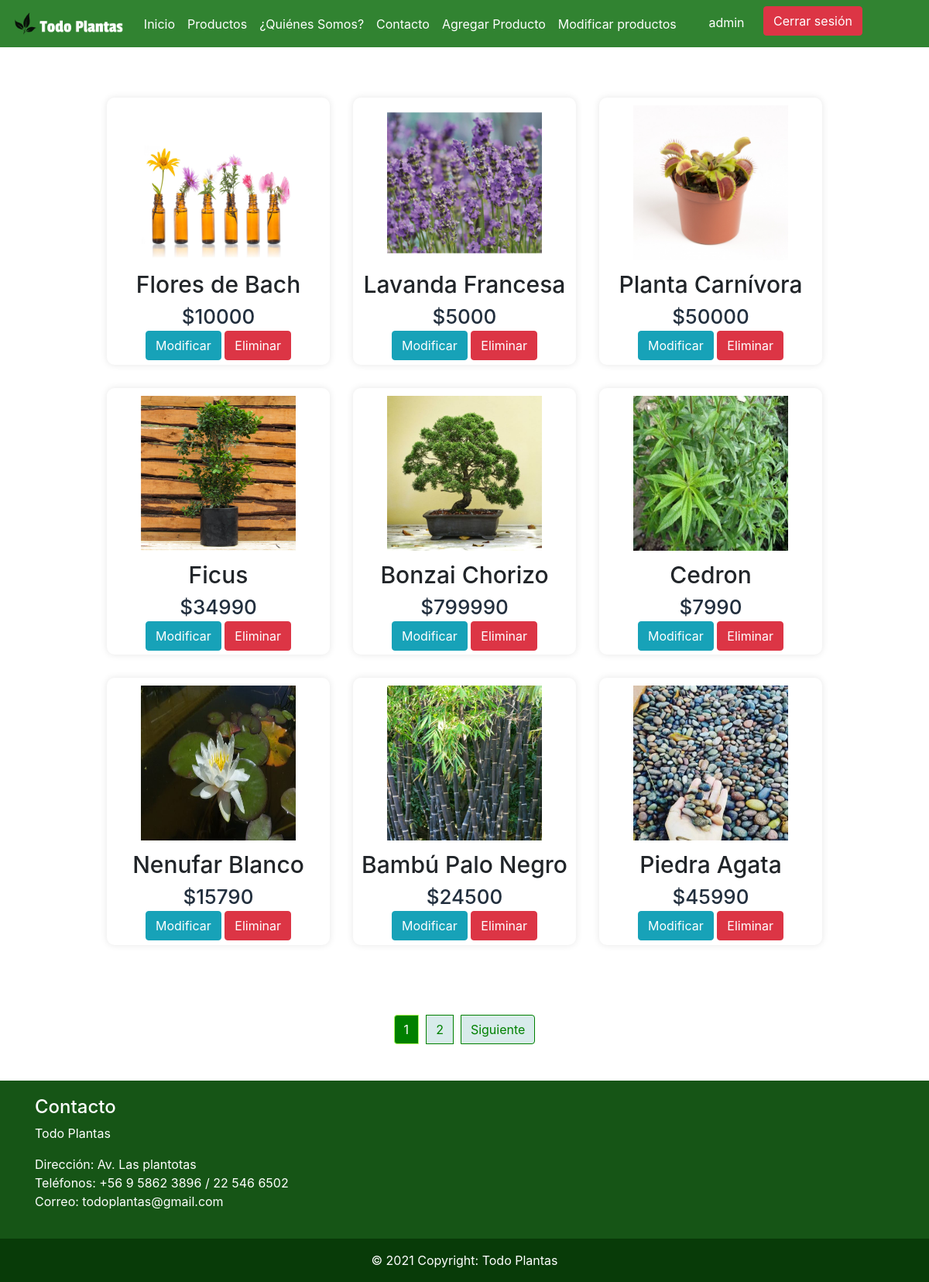
The app's page /modificar-productos/ (signed in) with its own data.
### app/models.py (models this page shows, shortened)
class Producto(models.Model):
    nombre = models.CharField(max_length=40)
    precio = models.IntegerField()
    imagen = models.ImageField(null=True, blank=True, upload_to= "productos")
    descripcion = models.CharField(max_length=60)
    tipo = models.ForeignKey(TipoProducto, on_delete=models.CASCADE)
    fecha = models.DateField()

### app/views.py (the view)
# urls.py: path('modificar-productos/', modificar, name="modificar"),
@permission_required('app.change_producto')
def modificar(request):
    productoAll = Producto.objects.all()
    page = request.GET.get('page', 1)
    try:
        paginator = Paginator(productoAll, 9)
        productoAll = paginator.page(page)
    except:
        raise Http404
    datos = {
        'listaProductos' : productoAll,
        'paginator': paginator
    }
    return render(request, 'app/modificar.html', datos)

### app/templates/app/modificar.html
{% extends 'app/base.html' %}
{% load static %}
{% block contenido %}
<div class="container-fluid cardfachera">
    <div class="row">
        <div class="gallery">
        {% for aux in listaProductos %}
        <div class="content">
        {% if aux.imagen %}
            <img src="{{aux.imagen.url}}">
          {% else %}
            <img src="{% static 'app/img/noimagen.jpg' %}">
          {% endif %}
            <h3>{{ aux.nombre }}</h3>
            <h6>${{ aux.precio }}</h6>
            <td>
                <div style="margin-bottom: 2%;">
                    {% if perms.app.change_producto %}
                    <a href="{% url 'modificar_producto' aux.id %}" class="btn btn-info">Modificar</a>
                    {% endif %}
                    {% if perms.app.delete_producto %}
                    <a onclick="confirmarEliminar({{aux.id}})" class="btn btn-danger">Eliminar</a>
                    {% endif %}
                </div>
            </td>
        </div>
        {% endfor %}
        </div>
  </div>
  <div style="margin-top: 1.7%; margin-bottom: 2.2%;">
    {% include 'app/paginator.html' %}
  </div>
</div>
{% endblock %}

### app/templates/app/base.html (shortened to what this page needs)
<!DOCTYPE html>
<html lang="en">
<head>
    {% load static %}
    <link rel="stylesheet" href="https://use.fontawesome.com/releases/v5.15.2/css/all.css" />
    <link rel="stylesheet" href="{% static 'app/css/style.css' %}">
    <link rel="stylesheet" href="https://maxcdn.bootstrapcdn.com/bootstrap/4.5.2/css/bootstrap.min.css">
    {% load pwa %}
</head>
<body>
  <nav class="navbar sticky-top navbar-expand-lg navbar-light " style="background-color: rgb(49, 131, 49); " >
    <a class="navbar-brand" href="{% url 'index' %}" >
        <img
        src="{% static 'app/img/logo1.png' %}"
        height="35"
        alt=""
        loading="lazy" />
    </a>
    <div class="collapse navbar-collapse" id="navbarTogglerDemo03">
      <ul class="navbar-nav mr-auto mt-2 mt-lg-0 ">
        <li class="nav-item active">
          <a class="nav-link" href="{% url 'index' %} " style="color: white;">Inicio <span class="sr-only">(current)</span></a>
        </li>
        <li class="nav-item">
          <a class="nav-link" href="{% url 'productos' %}" style="color: white;">Productos</a>
        </li>
        <li class="nav-item">
          <a class="nav-link" href="{% url 'quienessomos' %} " style="color: white;">¿Quiénes Somos?</a>
        </li>
        <li class="nav-item">
          <a class="nav-link" href="{% url 'contacto' %} " style="color: white;">Contacto</a>
        </li>
        {% if perms.app.add_producto %}
        <li class="nav-item">
          <a class="nav-link" href="{% url 'agregar_producto' %} " style="color: white;">Agregar Producto</a>
        </li>
        {% endif %}
        {% if perms.app.change_producto %}
        <li class="nav-item">
          <a class="nav-link" href="{% url 'modificar' %} " style="color: white;">Modificar productos</a>
        </li>
        {% endif %}
      </ul>
      <ul class="navbar-nav" style="padding-right: 50px;">
        <li class="nav-item">
          {% if user.is_authenticated %}
          <a href="#" style="margin-right: 20px; color: white; text-decoration: none;">
            {{ user.username}}
          </a>
          <a href="{% url 'logout' %}" class="btn btn-danger"  style="margin-right: 20px; margin-bottom: 7px;">
            Cerrar sesión
          </a>
        {% endif %}
      </ul>
  </nav>
  {% block contenido %}
  {% endblock %}
    <footer class="footer ">
    <div class="container">
        <div class="row">
            <div class="col-sm-12 col-md-4 col-lg-4">
                <h4>Contacto</h4>
                <p>Todo Plantas</p>
                <p>Dirección: Av. Las plantotas <br> Teléfonos: +56 9 5862 3896 / 22 546 6502
                    <br> Correo: todoplantas@gmail.com
                </p>
            </div>
        </div>
    </div>
    </footer>
    <div class="copyright text-center p-3">
        © 2021 Copyright: Todo Plantas
    </div>
</body>
</html>

### app/static/app/css/style.css (style rules this page uses)
.footer { padding: 20px; width: 100%; color: white; background-color: rgb(22, 85, 22); }
.copyright { background-color: rgb(8, 59, 8); color: white; width: 100%; }
.cardfachera h3 { text-align: center; font-size: 30px; margin-top: 1%; padding-top: 10px; }
.cardfachera a { text-decoration: none; }
.cardfachera .gallery { display: flex; flex-wrap: wrap; width: 100%; justify-content: center; align-items: center; margin: 50px 0; }
.cardfachera .content { width: 24%; margin: 15px; box-sizing: border-box; float: left; text-align: center; border-radius:10px; border-top-right-radius: 10px; border-bottom-right-radius: 10px; padding-top: 10px; box-shadow: 0 0 10px rgba(0, 0, 0, 0.1); transition: .4s; }
.cardfachera img { width: 200px; height: 200px; text-align: center; margin: 0 auto; display: block; }
.cardfachera h6 { font-size: 26px; text-align: center; color: #222f3e; margin-bottom: 1%; }

### records on screen
Producto: imagen (picture), nombre "Flores de Bach", precio "10000"
Producto: imagen (picture), nombre "Lavanda Francesa", precio "5000"
Producto: imagen (picture), nombre "Planta Carnívora", precio "50000"
Producto: imagen (picture), nombre "Ficus", precio "34990"
Producto: imagen (picture), nombre "Bonzai Chorizo", precio "799990"
Producto: imagen (picture), nombre "Cedron", precio "7990"
Producto: imagen (picture), nombre "Nenufar Blanco", precio "15790"
Producto: imagen (picture), nombre "Bambú Palo Negro", precio "24500"
Producto: imagen (picture), nombre "Piedra Agata", precio "45990"

### other values on screen
{{ user.username }} "admin"
{{ page }} "1" "2"
